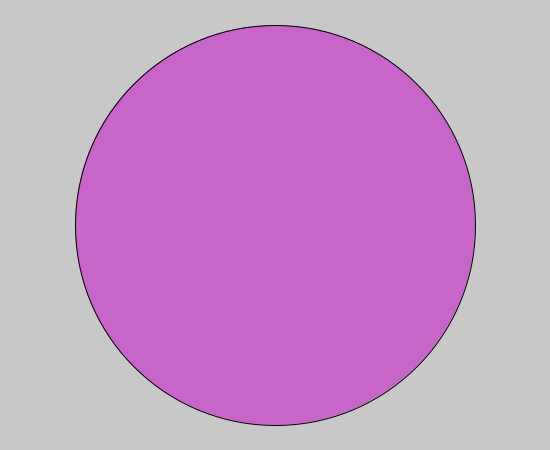
Frame 1 (no input)
Frame 60 (the mouse pressed at the canvas centre just before this capture): identical to frame 1, image omitted
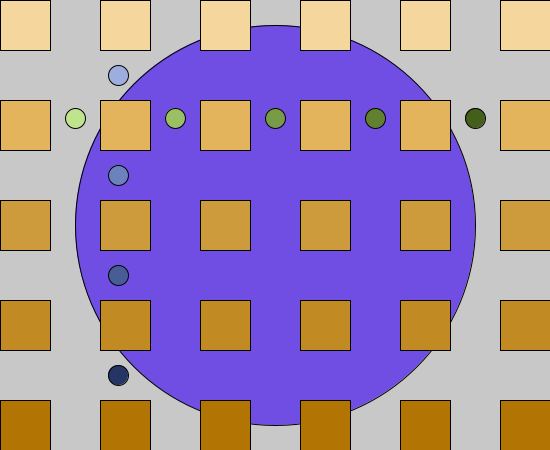
Frame 120 (the mouse held since frame 60 and released just before this capture)

The Processing sketch that drew these frames (run headless with seeded random() and noise(); from frame 60 on, the mouse is pressed at the canvas centre):

// Processing sketch: processing_70507
// ── processing_70507.pde

//Jan-Luca Berger
//Creative Computing
//September 14th
//Mouse Button Assignment
int circle_diameter = 400;
float my_float=2.3;
boolean isOverCircle = false;

//x circles
int circx = 75;
int circy = 0;

int circx2 = 175;
int circy2 = 0;

int circx3 = 275;
int circy3 = 0;

int circx4 = 375;
int circy4 = 0;

int circx5 = 475;
int circy5 = 0;


//y circles

//x circles
int circYx = 0;
int circYy = 75;

int circYx2 = 0;
int circYy2 = 175;

int circYx3 = 0;
int circYy3 = 275;

int circYx4 = 0;
int circYy4 = 375;



int circspeed = 2;




void setup() {
  size(550, 450);
};
void draw() {
  background(200);
  fill(200, 101, 200);
  //if my mouse is over the cirlce, change the fill color
  //if mousex and mousey are inse the circle change to fill color

  if (dist(width/2, height/2, mouseX, mouseY)< circle_diameter/2) {
    fill(178, 4, 88); 
    isOverCircle = true;
  } 
  else {
    isOverCircle = true;
  };
  if ((mousePressed==true) && (isOverCircle==true)) {
    fill(112, 78, 227);
  };
  println( dist(width/2, height/2, mouseX, mouseY));
  ellipse(width/2, height/2, circle_diameter, circle_diameter);
  //only draw line if mouse isnt over cirlce
  if (isOverCircle == false ) {
    line(width/2, height/2, mouseX, mouseY);
  }

  if ((mousePressed==true) && (isOverCircle==true)) {
    fill(245, 214, 156);
    rect(0, 0, 50, 50);
    rect(100, 0, 50, 50);
    rect(200, 0, 50, 50);
    rect(300, 0, 50, 50);
    rect(400, 0, 50, 50);
    rect(500, 0, 50, 50);

    fill(227, 180, 92);
    rect(0, 100, 50, 50);
    rect(100, 100, 50, 50);
    rect(200, 100, 50, 50);
    rect(300, 100, 50, 50);
    rect(400, 100, 50, 50);
    rect(500, 100, 50, 50);

    fill(206, 155, 60);
    rect(0, 200, 50, 50);
    rect(100, 200, 50, 50);
    rect(200, 200, 50, 50);
    rect(300, 200, 50, 50);
    rect(400, 200, 50, 50);
    rect(500, 200, 50, 50);

    fill(193, 138, 35);
    rect(0, 300, 50, 50);
    rect(100, 300, 50, 50);
    rect(200, 300, 50, 50);
    rect(300, 300, 50, 50);
    rect(400, 300, 50, 50);
    rect(500, 300, 50, 50);

    fill(178, 117, 4);
    rect(0, 400, 50, 50);
    rect(100, 400, 50, 50);
    rect(200, 400, 50, 50);
    rect(300, 400, 50, 50);
    rect(400, 400, 50, 50);
    rect(500, 400, 50, 50);
  };
  if ((isOverCircle = true) && (mousePressed==true)) {

    fill(192, 227, 142);
    //circle 1x
    ellipse(circx, circy, 20, 20);
    circy=circy+circspeed;
    if (circy > height) {
      circspeed= circspeed*-1;
    };
    if (circy < 0) {
      circspeed=circspeed*-1;
    };

    fill(154, 191, 100);
    //circle 2x
    ellipse(circx2, circy2, 20, 20);
    circy2=circy2+circspeed;
    if (circy2 > height) {
      circspeed= circspeed*-1;
    };
    if (circy2 < 0) {
      circspeed=circspeed*-1;
    };

    fill(120, 155, 70);
    //circle 3x
    ellipse(circx3, circy3, 20, 20);
    circy3=circy3+circspeed;
    if (circy3 > height) {
      circspeed= circspeed*-1;
    };
    if (circy3 < 0) {
      circspeed=circspeed*-1;
    };

    fill(97, 129, 49);
    //circle 4x
    ellipse(circx4, circy4, 20, 20);
    circy4=circy4+circspeed;
    if (circy4 > height) {
      circspeed= circspeed*-1;
    };
    if (circy4 < 0) {
      circspeed=circspeed*-1;
    };

    fill(67, 95, 26);
    //circle 5x
    ellipse(circx5, circy5, 20, 20);
    circy5=circy5+circspeed;
    if (circy5 > height) {
      circspeed= circspeed*-1;
    };
    if (circy5 < 0) {
      circspeed=circspeed*-1;
    };






    fill(157, 174, 222);
    //circle 1y
    ellipse(circYx, circYy, 20, 20);
    circYx=circYx+circspeed;
    if (circYy > width) {
      circspeed= circspeed*-1;
    };
    if (circYy < 0) {
      circspeed=circspeed*-1;
    };

    fill(108, 130, 188);
    ////      //circle 2y
    ellipse(circYx2, circYy2, 20, 20);
    circYx2=circYx2+circspeed;
    if (circYy2 > width) {
      circspeed= circspeed*-1;
    };
    if (circYy2 < 0) {
      circspeed=circspeed*-1;
    };

    fill(72, 93, 149);
    //circle 3y
    ellipse(circYx3, circYy3, 20, 20);
    circYx3=circYx3+circspeed;
    if (circYy3 > width) {
      circspeed= circspeed*-1;
    };
    if (circYy3 < 0) {
      circspeed=circspeed*-1;
    };

    fill(37, 54, 100);
    //circle 4y
    ellipse(circYx4, circYy4, 20, 20);
    circYx4=circYx4+circspeed;
    if (circYy4 > width) {
      circspeed= circspeed*-1;
    };
    if (circYy4 < 0) {
      circspeed=circspeed*-1;
    };
  };
};
